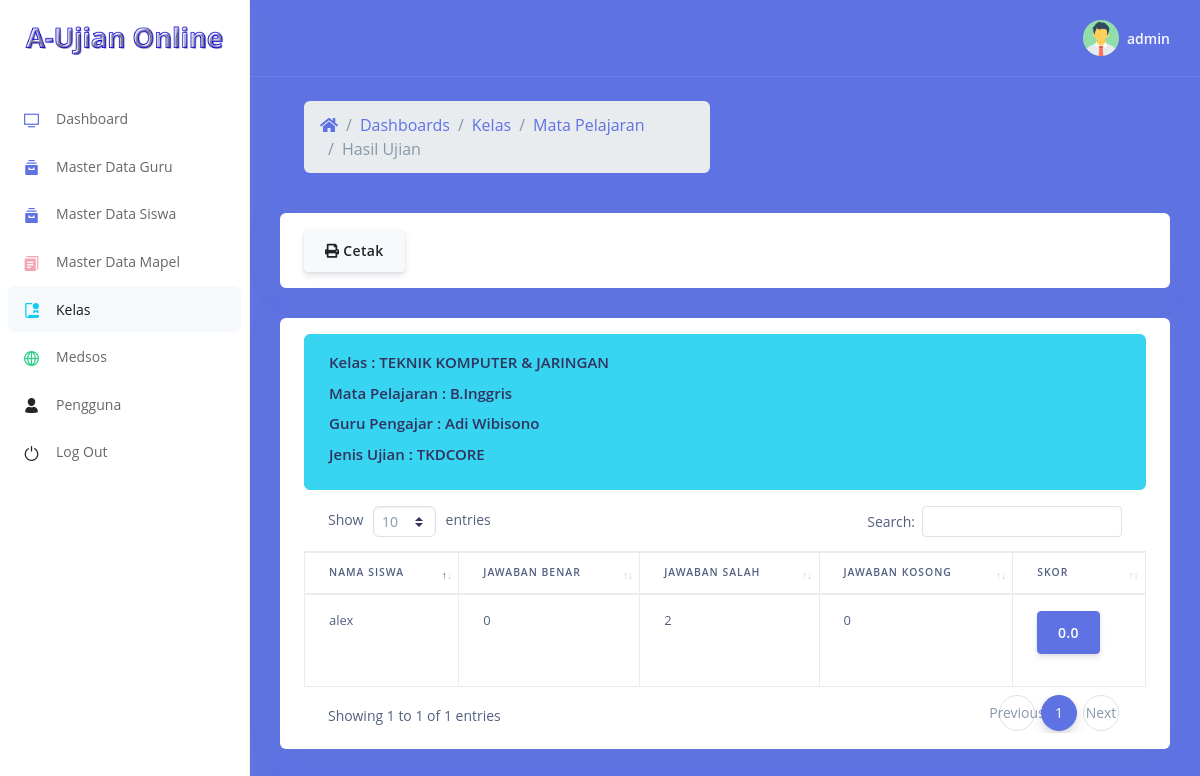
The app's page /kelas/hasil_ujian.php?kode_kelas=XTKJB&kode_mapel=BENG&jenis_ujian=TKDCORE (signed in) with its own data.
### tables this page shows
CREATE TABLE `kelas` (
  `kode_kelas` varchar(20) NOT NULL,
  `nama_kelas` varchar(50) NOT NULL,
  `nip` varchar(20) NOT NULL
);

CREATE TABLE `mapel` (
  `kode_mapel` varchar(20) NOT NULL,
  `nama_mapel` varchar(50) NOT NULL
);

CREATE TABLE `mengajar` (
  `id` int(11) NOT NULL,
  `nip` varchar(20) NOT NULL,
  `kode_kelas` varchar(20) NOT NULL,
  `kode_mapel` varchar(20) NOT NULL
);

CREATE TABLE `guru` (
  `nip` varchar(20) NOT NULL,
  `nama_guru` varchar(50) NOT NULL,
  `no_telp` varchar(12) NOT NULL,
  `alamat` text NOT NULL,
  `foto` text NOT NULL
);

CREATE TABLE `mengerjakan` (
  `id` int(11) NOT NULL,
  `kode_mapel` varchar(20) NOT NULL,
  `kode_kelas` varchar(20) NOT NULL,
  `tgl` date NOT NULL,
  `jam` int(11) NOT NULL,
  `menit` int(11) NOT NULL,
  `jenis_ujian` varchar(30) NOT NULL
);

CREATE TABLE `nilai` (
  `id` int(11) NOT NULL,
  `nis` varchar(20) NOT NULL,
  `kode_kelas` varchar(20) NOT NULL,
  `kode_mapel` varchar(20) NOT NULL,
  `jml_soal` int(11) NOT NULL,
  `jwb_benar` varchar(10) NOT NULL,
  `jwb_salah` varchar(10) NOT NULL,
  `jwb_kosong` varchar(10) NOT NULL,
  `skor` varchar(10) NOT NULL,
  `jenis_ujian` varchar(30) NOT NULL
);

CREATE TABLE `siswa` (
  `nis` varchar(20) NOT NULL,
  `nama_siswa` varchar(50) NOT NULL,
  `jk` varchar(15) NOT NULL,
  `no_telp` varchar(12) NOT NULL,
  `alamat` text NOT NULL,
  `foto` text NOT NULL,
  `zona_waktu` varchar(25) NOT NULL
);

### kelas/hasil_ujian.php (the view, shortened to what this page needs)
<?php
include'../koneksi.php';
$kode_kelas = mysqli_real_escape_string($koneksi, $_GET['kode_kelas']);
$kode_mapel = mysqli_real_escape_string($koneksi, $_GET['kode_mapel']);
$jenis_ujian = mysqli_real_escape_string($koneksi, $_GET['jenis_ujian']);
?>
<!DOCTYPE html>
<html>
<head>
  <link rel="stylesheet" href="../assets/vendor/nucleo/css/nucleo.css" type="text/css">
  <link rel="stylesheet" href="../assets/vendor/@fortawesome/fontawesome-free/css/all.min.css" type="text/css">
  <link rel="stylesheet" href="../assets/css/argon.css?v=1.2.0" type="text/css">
  <link href="../assets/datatables/dataTables.bootstrap4.min.css" rel="stylesheet">
</head>
<body>
  <nav class="sidenav navbar navbar-vertical  fixed-left  navbar-expand-xs navbar-light bg-white" id="sidenav-main">
    <div class="scrollbar-inner">
      <div class="sidenav-header  align-items-center">
        <a class="navbar-brand" href="javascript:void(0)">
          <img src="../assets/img/brand/aplikasi-ujian.png" class="navbar-brand-img" alt="...">
        </a>
      </div>
      <div class="navbar-inner">
        <div class="collapse navbar-collapse" id="sidenav-collapse-main">
          <ul class="navbar-nav">
            <li class="nav-item">
              <a class="nav-link" href="../index.php">
                <i class="ni ni-tv-2 text-primary"></i>
                <span class="nav-link-text">Dashboard</span>
              </a>
            </li>
            <li class="nav-item">
              <a class="nav-link" href="../guru/data_guru.php">
                <i class="ni ni-archive-2 text-primary"></i>
                <span class="nav-link-text">Master Data Guru</span>
              </a>
            </li>
            <li class="nav-item">
              <a class="nav-link" href="../siswa/data_siswa.php">
                <i class="ni ni-archive-2 text-primary"></i>
                <span class="nav-link-text">Master Data Siswa</span>
              </a>
            </li>
            <li class="nav-item">
              <a class="nav-link" href="../mapel/mapel.php">
                <i class="ni ni-single-copy-04 text-pink"></i>
                <span class="nav-link-text">Master Data Mapel</span>
              </a>
            </li>
            <li class="nav-item">
              <a class="nav-link active" href="kelas.php">
                <i class="ni ni-paper-diploma text-info"></i>
                <span class="nav-link-text">Kelas</span>
              </a>
            </li>
            <li class="nav-item">
              <a class="nav-link" href="../medsos/medsos.php">
                <i class="ni ni-world-2 text-success"></i>
                <span class="nav-link-text">Medsos</span>
              </a>
            </li>
            <li class="nav-item">
              <a class="nav-link" href="../pengguna/pengguna.php">
                <i class="ni ni-single-02 text-dark"></i>
                <span class="nav-link-text">Pengguna</span>
              </a>
            </li>
            <li class="nav-item">
              <a class="nav-link" href="../logout.php">
                <i class="ni ni-button-power text-dark"></i>
                <span class="nav-link-text">Log Out</span>
              </a>
            </li>
          </ul>
        </div>
      </div>
    </div>
  </nav>
  <div class="main-content" id="panel">
    <nav class="navbar navbar-top navbar-expand navbar-dark bg-primary border-bottom">
      <div class="container-fluid">
        <div class="collapse navbar-collapse" id="navbarSupportedContent">
          <ul class="navbar-nav align-items-center  ml-auto ml-md-0 ">
            <li class="nav-item dropdown">
              <a class="nav-link pr-0" href="#" role="button" data-toggle="dropdown" aria-haspopup="true" aria-expanded="false">
                <div class="media align-items-center">
                  <span class="avatar avatar-sm rounded-circle">
                    <img alt="Image placeholder" src="../assets/img/user.png">
                  </span>
                  <div class="media-body  ml-2  d-none d-lg-block">
                    <span class="mb-0 text-sm  font-weight-bold"><?= $_SESSION['username']; ?></span>
                  </div>
                </div>
              </a>
            </li>
          </ul>
        </div>
      </div>
    </nav>
    <div class="header bg-primary pb-6">
      <div class="container-fluid">
        <div class="header-body">
          <div class="row align-items-center py-4">
            <div class="col-lg-6 col-7">
              <nav aria-label="breadcrumb" class="d-none d-md-inline-block ml-md-4">
                <ol class="breadcrumb breadcrumb-links breadcrumb-dark">
                  <li class="breadcrumb-item"><a href="#"><i class="fas fa-home"></i></a></li>
                  <li class="breadcrumb-item"><a href="../index.php">Dashboards</a></li>
                  <li class="breadcrumb-item"><a href="kelas.php">Kelas</a></li>
                  <li class="breadcrumb-item"><a href="mapel.php?kode_kelas=<?= $kode_kelas ?>">Mata Pelajaran</a></li>
                  <li class="breadcrumb-item active" aria-current="page">Hasil Ujian</li>
                </ol>
              </nav>
            </div>
          </div>
          <div class="row">
            <div class="col-xl-12">
              <div class="card  card-stats">
                <div class="card-body">
                  <a target="_blank" href="print.php?kode_kelas=<?= $kode_kelas ?>&kode_mapel=<?= $kode_mapel ?>&jenis_ujian=<?= $jenis_ujian ?>" class="btn btn-secondary"><i class="fa fa-print"></i> Cetak</a>
                </div>
              </div>
            </div>
          </div>
          <div class="row">
            <div class="col-xl-12">
              <div class="card  card-stats">
                <div class="card-body">
                  <div class="alert alert-info">
                    <?php
                    $data = mysqli_query($koneksi,"SELECT * FROM kelas WHERE kode_kelas='$kode_kelas'");
                    while ($tampil =  mysqli_fetch_array($data)) {
                     ?>
                     <h4>Kelas : <?= $tampil['nama_kelas']; ?></h4>
                   <?php } ?>
                   <?php
                   $data = mysqli_query($koneksi,"SELECT * FROM mapel WHERE kode_mapel='$kode_mapel'");
                   while ($tampil = mysqli_fetch_array($data)) {
                    ?>
                    <h4>Mata Pelajaran : <?= $tampil['nama_mapel']; ?></h4>
                  <?php } ?>
                  <?php
                  $data = mysqli_query($koneksi,"SELECT * FROM mengajar
                   INNER JOIN guru ON mengajar.nip = guru.nip WHERE kode_kelas='$kode_kelas' AND kode_mapel='$kode_mapel'");
                  while ($tampil = mysqli_fetch_array($data)) {
                    ?>
                    <h4>Guru Pengajar : <?= $tampil['nama_guru']; ?></h4>
                  <?php } ?>
                  <?php
                  $data = mysqli_query($koneksi,"SELECT * FROM mengerjakan WHERE kode_kelas='$kode_kelas' AND kode_mapel='$kode_mapel' AND jenis_ujian='$jenis_ujian'");
                  while ($tampil = mysqli_fetch_array($data)) {
                    ?>
                    <h4>Jenis Ujian : <?= $tampil['jenis_ujian']; ?></h4>
                  <?php } ?>
                </div>
                <div class="table-responsive">
                  <table class="table table-bordered" id="example" width="100%" cellspacing="0">
                    <thead>
                      <tr>
                        <th>Nama Siswa</th>
                        <th>Jawaban benar</th>
                        <th>Jawaban Salah</th>
                        <th>Jawaban Kosong</th>
                        <th>Skor</th>
                      </tr>
                    </thead>
                    <tbody>
                      <?php
                      $data_hasil = mysqli_query($koneksi,"SELECT * FROM nilai
                        INNER JOIN siswa ON nilai.nis = siswa.nis WHERE kode_kelas='$kode_kelas' AND kode_mapel='$kode_mapel' AND jenis_ujian='$jenis_ujian'");
                      while ($tampil = mysqli_fetch_array($data_hasil)) {
                       ?>
                       <tr>
                        <td><?= $tampil['nama_siswa']; ?></td>
                        <td><?= $tampil['jwb_benar']; ?></td>
                        <td><?= $tampil['jwb_salah']; ?></td>
                        <td><?= $tampil['jwb_kosong']; ?></td>
                        <td><p class="btn btn-primary"><?= $tampil['skor']; ?></p></td>
                      </tr>
                    <?php } ?>
                  </tbody>
                </table>
              </div>
            </div>
          </div>
        </div>
      </div>
    </div>
  </div>
</div>
</div>
</body>
</html>

### records on screen
kelas: nama_kelas "TEKNIK KOMPUTER & JARINGAN"
mapel: nama_mapel "B.Inggris"
mengajar: nip.nama_guru "Adi Wibisono"
mengerjakan: jenis_ujian "TKDCORE"
nilai: nis.nama_siswa "alex", jwb_benar "0", jwb_salah "2", jwb_kosong "0", skor "0.0"

### other values on screen
$_SESSION['username'] "admin"
